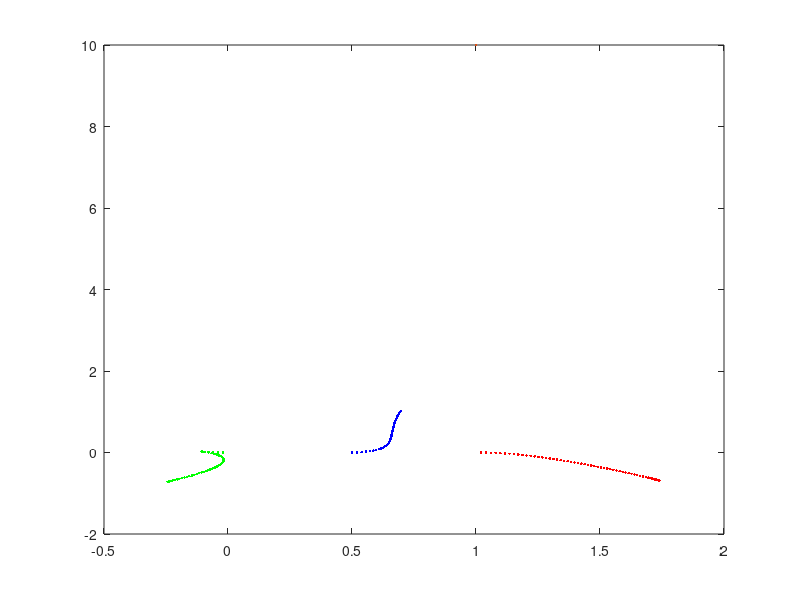

Write MATLAB code to recreate this figure.
clear all; close all;
loc1 = [0.5, 0];
loc2 = [1, 0];
loc3 = [0, 0];
locs = [loc1;loc2;loc3];
loc_set = [1, sqrt(3);
           2, 0;
           0, 0];
 dists = [0, norm(loc1 - loc2), norm(loc1 - loc3);
        norm(loc2 - loc1), 0, norm(loc2 - loc3);
        norm(loc3 - loc1), norm(loc3 - loc2), 0];

% D = [0, norm(locs_set(1,:) - locs_set(2,:)), norm(locs_set(1,:) - locs_set(3,:));
%      norm(locs_set(2,:) - locs_set(1,:)), 0, norm(locs_set(2,:) - locs_set(3,:));
%      norm(locs_set(3,:) - locs_set(1,:)), norm(locs_set(3,:) - locs_set(2,:)), 0];
vx = [0, 0, 0];
yaw = [0, 0, 0];
vinit = vx;
omega = [0, 0, 0];
err_bot_1 = -1*(((locs(1,:) - locs(2,:)) - (loc_set(1,:) - loc_set(2,:))) + ((locs(1,:) - locs(3,:)) - (loc_set(1,:) - loc_set(3,:))));
err_bot_2 = -1*(((locs(2,:) - locs(1,:)) - (loc_set(2,:) - loc_set(1,:))) + ((locs(2,:) - locs(3,:)) - (loc_set(2,:) - loc_set(3,:))));
err_bot_3 = -1*(((locs(3,:) - locs(2,:)) - (loc_set(3,:) - loc_set(2,:))) + ((locs(3,:) - locs(1,:)) - (loc_set(3,:) - loc_set(1,:))));

err_bots = [err_bot_1; err_bot_2; err_bot_3];

tol = 0.1;
v_max = 0.4;
dt = 0.05;
count = 0;

while 1
    count = count + 1;

    for i = 1:3
        a = err_bots(i,:);
        if norm(a) > tol
            vx(i) = cos(yaw(i))* a(1) + sin(yaw(i)) * a(2);
            if abs(vx(i)) > v_max
                vx(i) = sign(vx(i)) * v_max;
            end
            omega(i) = -sin(yaw(i)) * a(1) + cos(yaw(i))*a(2);
        else
            vx(i) = 0;
            omega(i) = 0; 
        end
        locs(i,1) = locs(i,1) + dt*vx(i)*cos(yaw(i));
        locs(i,2) = locs(i,2) + dt*vx(i)*sin(yaw(i));
        yaw(i) = yaw(i) + dt*omega(i);

    end

    for i = 1:3
        for j = 1:3
            if i == j
                continue;
            end
            dists(i,j) = norm(locs(i, :) - locs(j,:));
        end
    end 



err_bots(1,:) = -1*(((locs(1,:) - locs(2,:)) - (loc_set(1,:) - loc_set(2,:))) + ((locs(1,:) - locs(3,:)) - (loc_set(1,:) - loc_set(3,:))));
err_bots(2,:) = -1*(((locs(2,:) - locs(1,:)) - (loc_set(2,:) - loc_set(1,:))) + ((locs(2,:) - locs(3,:)) - (loc_set(2,:) - loc_set(3,:))));
err_bots(3,:) = -1*(((locs(3,:) - locs(2,:)) - (loc_set(3,:) - loc_set(2,:))) + ((locs(3,:) - locs(1,:)) - (loc_set(3,:) - loc_set(1,:))));
    
% clf;
    plot(locs(1, 1), locs(1, 2), 'b.', MarkerSize = 10)
    hold on
    plot(locs(2,1), locs(2,2), 'r.', MarkerSize = 10)
    plot(locs(3,1), locs(3,2), 'g.', MarkerSize = 10)

    if vx == vinit
        break
    end
    pause(0.01)
end